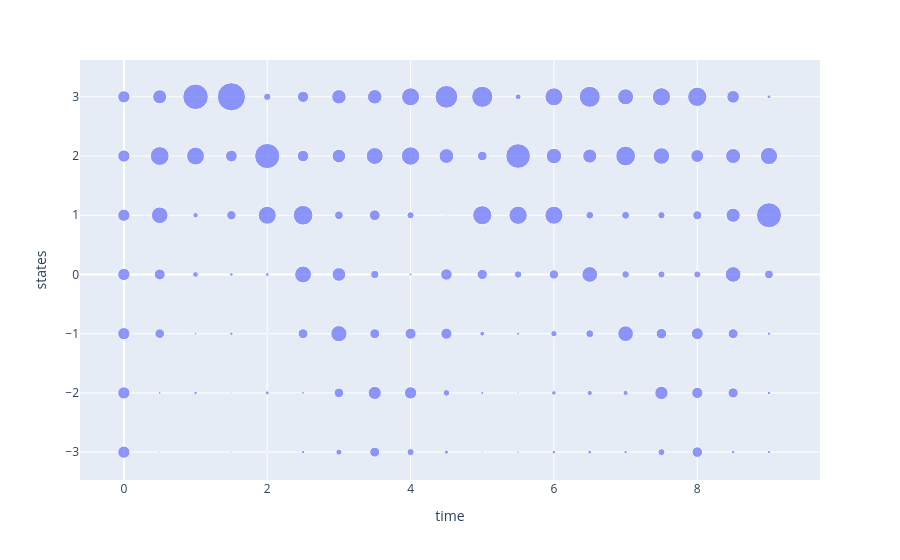

Notebook cell for this chart:
### Code cell
fig = px.scatter(df_quantum_plot.query("prior=='Uniform'"), x="time", y="states",size="value")
fig.update_layout( 
    scene=dict(aspectratio = dict( x=1, y=0.1 ),
    aspectmode = 'manual'),
    autosize=True)

### Figure 1 — Plotly figure (JSON) as saved in the notebook; plotly's stock layout.template omitted (floating-point values rounded to 4 significant figures; data arrays with more than 128 entries replaced by an {"elided": "..."} marker saying what was removed)
{"data": [{"hovertemplate": "time=%{x}<br>states=%{y}<br>value=%{marker.size}<extra></extra>", "legendgroup": "", "marker": {"color": "#636efa", "size": {"elided": "133 float values"}, "sizemode": "area", "sizeref": 0.001891, "symbol": "circle"}, "mode": "markers", "name": "", "orientation": "v", "showlegend": false, "type": "scatter", "x": {"elided": "133 float values"}, "xaxis": "x", "y": {"elided": "133 int values"}, "yaxis": "y"}], "layout": {"autosize": true, "legend": {"itemsizing": "constant", "tracegroupgap": 0}, "margin": {"t": 60}, "scene": {"aspectmode": "manual", "aspectratio": {"x": 1, "y": 0.1}}, "xaxis": {"anchor": "y", "domain": [0, 1], "title": {"text": "time"}}, "yaxis": {"anchor": "x", "domain": [0, 1], "title": {"text": "states"}}}}
